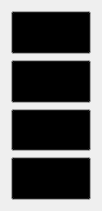
   <widget class="QWidget" name="gridLayoutWidget_2">
    <property name="geometry">
     <rect>
      <x>260</x>
      <y>210</y>
      <width>82</width>
      <height>211</height>
     </rect>
    </property>
    <property name="sizePolicy">
     <sizepolicy hsizetype="Preferred" vsizetype="Minimum">
      <horstretch>0</horstretch>
      <verstretch>0</verstretch>
     </sizepolicy>
    </property>
    <layout class="QGridLayout" name="gridLayout">
     <property name="horizontalSpacing">
      <number>6</number>
     </property>
     <item row="1" column="0">
      <widget class="QPushButton" name="pushButton_20">
       <property name="sizePolicy">
        <sizepolicy hsizetype="Minimum" vsizetype="Minimum">
         <horstretch>0</horstretch>
         <verstretch>0</verstretch>
        </sizepolicy>
       </property>
       <property name="palette">
        <palette>
         <active>
          <colorrole role="Button">
           <brush brushstyle="SolidPattern">
            <color alpha="255">
             <red>0</red>
             <green>0</green>
             <blue>0</blue>
            </color>
           </brush>
          </colorrole>
          <colorrole role="Light">
           <brush brushstyle="SolidPattern">
            <color alpha="255">
             <red>255</red>
             <green>255</green>
             <blue>255</blue>
            </color>
           </brush>
          </colorrole>
         </active>
         <inactive>
          <colorrole role="Button">
           <brush brushstyle="SolidPattern">
            <color alpha="255">
             <red>0</red>
             <green>0</green>
             <blue>0</blue>
            </color>
           </brush>
          </colorrole>
          <colorrole role="Light">
           <brush brushstyle="SolidPattern">
            <color alpha="255">
             <red>255</red>
             <green>255</green>
             <blue>255</blue>
            </color>
           </brush>
          </colorrole>
         </inactive>
         <disabled>
          <colorrole role="Button">
           <brush brushstyle="SolidPattern">
            <color alpha="255">
             <red>0</red>
             <green>0</green>
             <blue>0</blue>
            </color>
           </brush>
          </colorrole>
          <colorrole role="Light">
           <brush brushstyle="SolidPattern">
            <color alpha="255">
             <red>255</red>
             <green>255</green>
             <blue>255</blue>
            </color>
           </brush>
          </colorrole>
         </disabled>
        </palette>
       </property>
       <property name="font">
        <font>
         <pointsize>14</pointsize>
        </font>
       </property>
       <property name="cursor">
        <cursorShape>PointingHandCursor</cursorShape>
       </property>
       <property name="text">
        <string>)</string>
       </property>
      </widget>
     </item>
     <item row="0" column="0">
      <widget class="QPushButton" name="pushButton_17">
       <property name="enabled">
        <bool>true</bool>
       </property>
       <property name="sizePolicy">
        <sizepolicy hsizetype="Minimum" vsizetype="Minimum">
         <horstretch>0</horstretch>
         <verstretch>0</verstretch>
        </sizepolicy>
       </property>
       <property name="palette">
        <palette>
         <active>
          <colorrole role="Button">
           <brush brushstyle="SolidPattern">
            <color alpha="255">
             <red>0</red>
             <green>0</green>
             <blue>0</blue>
            </color>
           </brush>
          </colorrole>
          <colorrole role="Light">
           <brush brushstyle="SolidPattern">
            <color alpha="255">
             <red>255</red>
             <green>255</green>
             <blue>255</blue>
            </color>
           </brush>
          </colorrole>
         </active>
         <inactive>
          <colorrole role="Button">
           <brush brushstyle="SolidPattern">
            <color alpha="255">
             <red>0</red>
             <green>0</green>
             <blue>0</blue>
            </color>
           </brush>
          </colorrole>
          <colorrole role="Light">
           <brush brushstyle="SolidPattern">
            <color alpha="255">
             <red>255</red>
             <green>255</green>
             <blue>255</blue>
            </color>
           </brush>
          </colorrole>
         </inactive>
         <disabled>
          <colorrole role="Button">
           <brush brushstyle="SolidPattern">
            <color alpha="255">
             <red>0</red>
             <green>0</green>
             <blue>0</blue>
            </color>
           </brush>
          </colorrole>
          <colorrole role="Light">
           <brush brushstyle="SolidPattern">
            <color alpha="255">
             <red>255</red>
             <green>255</green>
             <blue>255</blue>
            </color>
           </brush>
          </colorrole>
         </disabled>
        </palette>
       </property>
       <property name="font">
        <font>
         <pointsize>14</pointsize>
        </font>
       </property>
       <property name="cursor">
        <cursorShape>PointingHandCursor</cursorShape>
       </property>
       <property name="text">
        <string>(</string>
       </property>
      </widget>
     </item>
     <item row="2" column="0">
      <widget class="QPushButton" name="pushButton_19">
       <property name="sizePolicy">
        <sizepolicy hsizetype="Minimum" vsizetype="Minimum">
         <horstretch>0</horstretch>
         <verstretch>0</verstretch>
        </sizepolicy>
       </property>
       <property name="palette">
        <palette>
         <active>
          <colorrole role="Button">
           <brush brushstyle="SolidPattern">
            <color alpha="255">
             <red>0</red>
             <green>0</green>
             <blue>0</blue>
            </color>
           </brush>
          </colorrole>
          <colorrole role="Light">
           <brush brushstyle="SolidPattern">
            <color alpha="255">
             <red>255</red>
             <green>255</green>
             <blue>255</blue>
            </color>
           </brush>
          </colorrole>
         </active>
         <inactive>
          <colorrole role="Button">
           <brush brushstyle="SolidPattern">
            <color alpha="255">
             <red>0</red>
             <green>0</green>
             <blue>0</blue>
            </color>
           </brush>
          </colorrole>
          <colorrole role="Light">
           <brush brushstyle="SolidPattern">
            <color alpha="255">
             <red>255</red>
             <green>255</green>
             <blue>255</blue>
            </color>
           </brush>
          </colorrole>
         </inactive>
         <disabled>
          <colorrole role="Button">
           <brush brushstyle="SolidPattern">
            <color alpha="255">
             <red>0</red>
             <green>0</green>
             <blue>0</blue>
            </color>
           </brush>
          </colorrole>
          <colorrole role="Light">
           <brush brushstyle="SolidPattern">
            <color alpha="255">
             <red>255</red>
             <green>255</green>
             <blue>255</blue>
            </color>
           </brush>
          </colorrole>
         </disabled>
        </palette>
       </property>
       <property name="font">
        <font>
         <pointsize>14</pointsize>
        </font>
       </property>
       <property name="cursor">
        <cursorShape>PointingHandCursor</cursorShape>
       </property>
       <property name="text">
        <string>ln</string>
       </property>
      </widget>
     </item>
     <item row="3" column="0">
      <widget class="QPushButton" name="pushButton_18">
       <property name="sizePolicy">
        <sizepolicy hsizetype="Minimum" vsizetype="Minimum">
         <horstretch>0</horstretch>
         <verstretch>0</verstretch>
        </sizepolicy>
       </property>
       <property name="palette">
        <palette>
         <active>
          <colorrole role="Button">
           <brush brushstyle="SolidPattern">
            <color alpha="255">
             <red>0</red>
             <green>0</green>
             <blue>0</blue>
            </color>
           </brush>
          </colorrole>
          <colorrole role="Light">
           <brush brushstyle="SolidPattern">
            <color alpha="255">
             <red>255</red>
             <green>255</green>
             <blue>255</blue>
            </color>
           </brush>
          </colorrole>
         </active>
         <inactive>
          <colorrole role="Button">
           <brush brushstyle="SolidPattern">
            <color alpha="255">
             <red>0</red>
             <green>0</green>
             <blue>0</blue>
            </color>
           </brush>
          </colorrole>
          <colorrole role="Light">
           <brush brushstyle="SolidPattern">
            <color alpha="255">
             <red>255</red>
             <green>255</green>
             <blue>255</blue>
            </color>
           </brush>
          </colorrole>
         </inactive>
         <disabled>
          <colorrole role="Button">
           <brush brushstyle="SolidPattern">
            <color alpha="255">
             <red>0</red>
             <green>0</green>
             <blue>0</blue>
            </color>
           </brush>
          </colorrole>
          <colorrole role="Light">
           <brush brushstyle="SolidPattern">
            <color alpha="255">
             <red>255</red>
             <green>255</green>
             <blue>255</blue>
            </color>
           </brush>
          </colorrole>
         </disabled>
        </palette>
       </property>
       <property name="font">
        <font>
         <pointsize>14</pointsize>
        </font>
       </property>
       <property name="cursor">
        <cursorShape>PointingHandCursor</cursorShape>
       </property>
       <property name="text">
        <string>loh</string>
       </property>
      </widget>
     </item>
    </layout>
   </widget>
